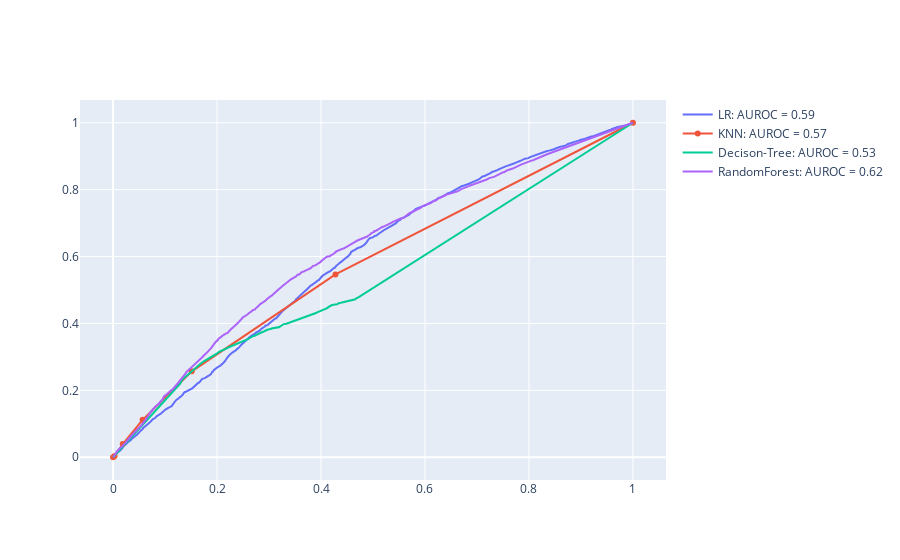

Write notebook code for a chart like this one.
### Code cell
fig = go.Figure()
for name, model in models:
    kfold = model_selection.KFold(n_splits=10)
    proba = cross_val_predict(model, data_x, data_y, cv = kfold, n_jobs=-1, method='predict_proba')
    prob_prediction = proba[:,1]
    fpr, tpr, _ = roc_curve(data_y, prob_prediction)
    auc = roc_auc_score(data_y, prob_prediction)
    fig.add_trace(go.Scatter(x = fpr, y = tpr, name = name + ": AUROC = %.2f" % auc))
    
fig.show()

### Figure 1 — Plotly figure (JSON) as saved in the notebook; plotly's stock layout.template omitted (floating-point values rounded to 4 significant figures; data arrays with more than 128 entries replaced by an {"elided": "..."} marker saying what was removed)
{"data": [{"name": "LR: AUROC = 0.59", "type": "scatter", "x": {"elided": "11553 float values"}, "y": {"elided": "11553 float values"}}, {"name": "KNN: AUROC = 0.57", "type": "scatter", "x": [0, 0.003058, 0.0187, 0.05684, 0.1514, 0.4278, 1], "y": [0, 0.003403, 0.03933, 0.1119, 0.2569, 0.5464, 1]}, {"name": "Decison-Tree: AUROC = 0.53", "type": "scatter", "x": {"elided": "207 float values"}, "y": {"elided": "207 float values"}}, {"name": "RandomForest: AUROC = 0.62", "type": "scatter", "x": {"elided": "7391 float values"}, "y": {"elided": "7391 float values"}}], "layout": {}}
